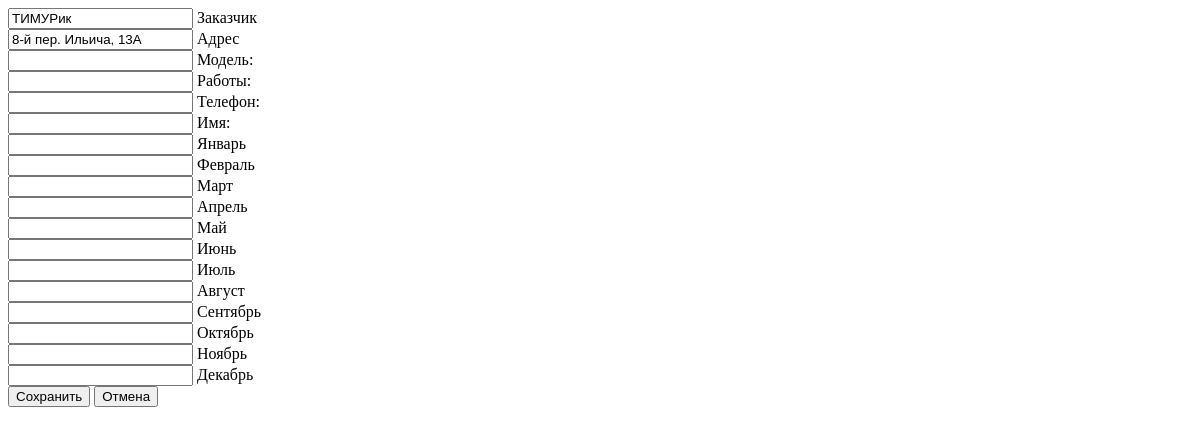
The page /object/edit/189/ on the database as committed earlier.
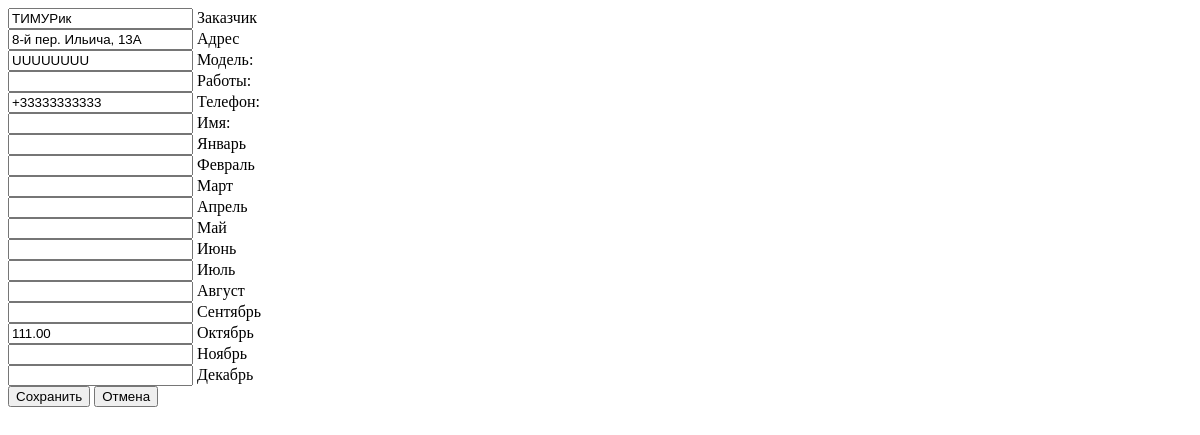
The same page on the database as committed later.
### LIFTEH/models.py (models this page shows)
class Object(models.Model):
    customer = models.CharField(max_length=255, default='')
    address = models.CharField(max_length=255, default='')
    model = models.CharField(max_length=255, default='')
    work = models.CharField(max_length=20, default='')
    phone = models.CharField(max_length=20, default='')
    name = models.CharField(max_length=255, default='')
    M1 = models.DecimalField(max_digits=12, decimal_places=2, null=True)
    M2 = models.DecimalField(max_digits=12, decimal_places=2, null=True)
    M3 = models.DecimalField(max_digits=12, decimal_places=2, null=True)
    M4 = models.DecimalField(max_digits=12, decimal_places=2, null=True)
    M5 = models.DecimalField(max_digits=12, decimal_places=2, null=True)
    M6 = models.DecimalField(max_digits=12, decimal_places=2, null=True)
    M7 = models.DecimalField(max_digits=12, decimal_places=2, null=True)
    M8 = models.DecimalField(max_digits=12, decimal_places=2, null=True)
    M9 = models.DecimalField(max_digits=12, decimal_places=2, null=True)
    M10 = models.DecimalField(max_digits=12, decimal_places=2, null=True)
    M11 = models.DecimalField(max_digits=12, decimal_places=2, null=True)
    M12 = models.DecimalField(max_digits=12, decimal_places=2, null=True)
    latitude = models.FloatField(null=True, blank=True)
    longitude = models.FloatField(null=True, blank=True)
    folder_id = models.CharField(max_length=50, default='', blank=True)

### LIFTEH/views.py (the view, shortened to what this page needs)
# urls.py: path('object/edit/<int:pk>/', views.objects_edit, name='object_edit'),
def objects_edit(request, pk):
    servicing = get_object_or_404(Object, pk=pk)
    form = ObjectForm(instance=servicing)
    return render(request, 'object_edit.html', {'form': form, 'object': servicing})

### LIFTEH/templatetags/form_tags.py (called while the page is built)
@register.filter
def get_month_name(month):
    month = int(month)  # Преобразуем строку в число
    month_names = {
        1: "Январь", 2: "Февраль", 3: "Март", 4: "Апрель",
        5: "Май", 6: "Июнь", 7: "Июль", 8: "Август",
        9: "Сентябрь", 10: "Октябрь", 11: "Ноябрь", 12: "Декабрь"
    }
    return month_names.get(month, f"M{month}")

@register.filter
def split(value, arg=" "):
    return value.split(arg)

@register.filter
def get_field_value(form, field_name):
    return form[field_name].value() if field_name in form.fields else ""

@register.filter
def format_decimal(value):
    if value is None:
        return ""
    return str(value).replace(',', '.')  # Заменяем запятую на точку

### LIFTEH/templates/object_edit.html (shortened to what this page needs)
{% load form_tags %}
<form method="post" id="objectEditForm" action="{% url 'object_edit' pk=object.id %}">
        <div class="form-floating mb-2">
            <div class="form-floating">
                <input type="text" class="form-control" name="customer" value="{{ form.customer.value }}" id="id_customer" required>
                <label for="id_customer">Заказчик</label>
            </div>
        </div>
        <div class="form-floating mb-2">
            <div class="form-floating">
                <input type="text" class="form-control" name="address" value="{{ form.address.value }}" autocomplete="address" id="id_address" required>
                <label for="id_address">Адрес</label>
            </div>
        </div>
            <div class="row g-2">
        <div class="col-md-6">
      <div class="form-floating mb-2">
        <input type="text" class="form-control" name="model" value="{{ form.model.value }}" maxlength="255" id="id_model" placeholder='' required>
        <label for="id_model" class="form-label">Модель:</label>
      </div>
    </div>
    <div class="col-md-6">
      <div class="form-floating mb-2">
        <input type="text" class="form-control" name="work" value="{{ form.work.value }}" maxlength="20" id="id_work" placeholder='' required>
        <label for="id_work" class="form-label">Работы:</label>
      </div>
    </div>
  </div>
      <div class="row g-2">
        <div class="col-md-6">
      <div class="form-floating mb-2">
        <input type="text" class="form-control" name="phone" value="{{ form.phone.value }}" maxlength="20" autocomplete="phone" id="id_phone" placeholder='' required>
        <label for="id_phone" class="form-label">Телефон:</label>
      </div>
    </div>
    <div class="col-md-6">
      <div class="form-floating mb-2">
        <input type="text" class="form-control" name="name" value="{{ form.name.value }}" maxlength="255" autocomplete="given-name" id="id_name" placeholder='' required>
        <label for="id_name" class="form-label">Имя:</label>
      </div>
      </div>
    </div>
<div class="row g-2 mb-2">
    {% for month in "1 2 3 4 5 6 7 8 9 10 11 12"|split %}
    <div class="col-md-2">
        <div class="form-floating">
            {% with field_name="M"|add:month %}
            <input type="number" class="form-control"
                   name="{{ field_name }}"
                   step="any"
                   {% comment %} value="{{ form|get_field_value:field_name|default_if_none:'' }}"  {% endcomment %}
                   value="{{ form|get_field_value:field_name|format_decimal|default_if_none:'' }}"
                   id="id_{{ field_name }}">
            <label for="id_{{ field_name }}" class="form-label">
                {{ month|get_month_name }}
            </label>
            {% endwith %}
        </div>
    </div>
    {% endfor %}
</div>
    <button type="submit" class="btn btn-success">Сохранить</button>
    <button type="button" class="btn btn-primary" data-bs-dismiss="modal">Отмена</button>
</form>

Rows that differ between the two databases and show on the page:
changed Object "ТИМУРик": model (not shown) → "UUUUUUUU"; phone (not shown) → "+33333333333"
Other text that changed with them:
new list line: "111.00"
